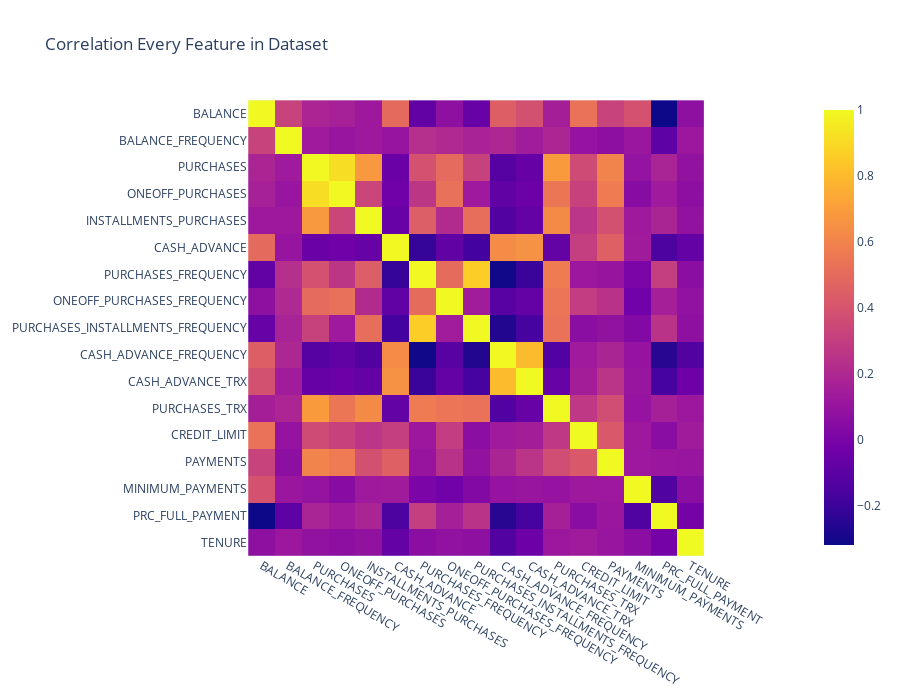

Notebook cell for this chart:
### Markdown cell above
##### **Correlation**

### Code cell
fig = px.imshow(df.corr(),title="Correlation Every Feature in Dataset")
fig.update_layout(width=900, height=700)
fig.show()

### Figure 1 — Plotly figure (JSON) as saved in the notebook; plotly's stock layout.template omitted (floating-point values rounded to 4 significant figures; data arrays with more than 128 entries replaced by an {"elided": "..."} marker saying what was removed)
{"data": [{"coloraxis": "coloraxis", "hovertemplate": "x: %{x}<br>y: %{y}<br>color: %{z}<extra></extra>", "name": "0", "type": "heatmap", "x": ["BALANCE", "BALANCE_FREQUENCY", "PURCHASES", "ONEOFF_PURCHASES", "INSTALLMENTS_PURCHASES", "CASH_ADVANCE", "PURCHASES_FREQUENCY", "ONEOFF_PURCHASES_FREQUENCY", "PURCHASES_INSTALLMENTS_FREQUENCY", "CASH_ADVANCE_FREQUENCY", "CASH_ADVANCE_TRX", "PURCHASES_TRX", "CREDIT_LIMIT", "PAYMENTS", "MINIMUM_PAYMENTS", "PRC_FULL_PAYMENT", "TENURE"], "xaxis": "x", "y": ["BALANCE", "BALANCE_FREQUENCY", "PURCHASES", "ONEOFF_PURCHASES", "INSTALLMENTS_PURCHASES", "CASH_ADVANCE", "PURCHASES_FREQUENCY", "ONEOFF_PURCHASES_FREQUENCY", "PURCHASES_INSTALLMENTS_FREQUENCY", "CASH_ADVANCE_FREQUENCY", "CASH_ADVANCE_TRX", "PURCHASES_TRX", "CREDIT_LIMIT", "PAYMENTS", "MINIMUM_PAYMENTS", "PRC_FULL_PAYMENT", "TENURE"], "yaxis": "y", "z": {"elided": "17x17 float values"}}], "layout": {"coloraxis": {"colorscale": [[0, "#0d0887"], [0.1111, "#46039f"], [0.2222, "#7201a8"], [0.3333, "#9c179e"], [0.4444, "#bd3786"], [0.5556, "#d8576b"], [0.6667, "#ed7953"], [0.7778, "#fb9f3a"], [0.8889, "#fdca26"], [1, "#f0f921"]]}, "height": 700, "title": {"text": "Correlation Every Feature in Dataset"}, "width": 900, "xaxis": {"anchor": "y", "constrain": "domain", "domain": [0, 1], "scaleanchor": "y"}, "yaxis": {"anchor": "x", "autorange": "reversed", "constrain": "domain", "domain": [0, 1]}}}
